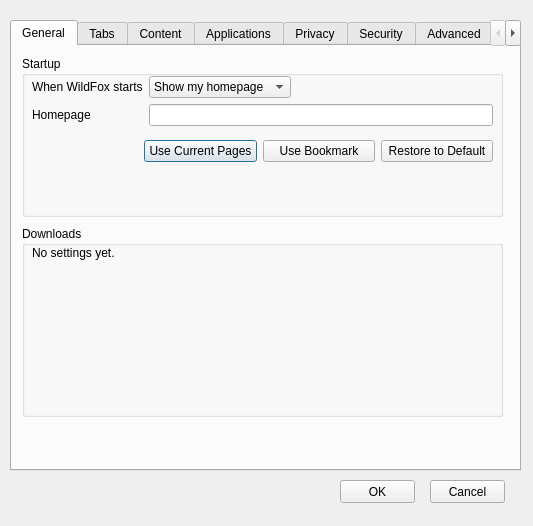
<?xml version="1.0" encoding="UTF-8"?>
<ui version="4.0">
 <class>OptionsDialog</class>
 <widget class="QDialog" name="OptionsDialog">
  <property name="windowModality">
   <enum>Qt::ApplicationModal</enum>
  </property>
  <property name="geometry">
   <rect>
    <x>0</x>
    <y>0</y>
    <width>533</width>
    <height>526</height>
   </rect>
  </property>
  <property name="minimumSize">
   <size>
    <width>533</width>
    <height>526</height>
   </size>
  </property>
  <property name="maximumSize">
   <size>
    <width>533</width>
    <height>526</height>
   </size>
  </property>
  <property name="windowTitle">
   <string>Options</string>
  </property>
  <property name="windowIcon">
   <iconset resource="images.qrc">
    <normaloff>:/wildfox/icon</normaloff>:/wildfox/icon</iconset>
  </property>
  <property name="sizeGripEnabled">
   <bool>false</bool>
  </property>
  <property name="modal">
   <bool>true</bool>
  </property>
  <widget class="QTabWidget" name="tabWidget">
   <property name="geometry">
    <rect>
     <x>10</x>
     <y>20</y>
     <width>511</width>
     <height>451</height>
    </rect>
   </property>
   <property name="currentIndex">
    <number>0</number>
   </property>
   <widget class="QWidget" name="tab">
    <attribute name="title">
     <string>General</string>
    </attribute>
    <widget class="QGroupBox" name="groupBox">
     <property name="geometry">
      <rect>
       <x>10</x>
       <y>10</y>
       <width>481</width>
       <height>161</height>
      </rect>
     </property>
     <property name="title">
      <string>Startup</string>
     </property>
     <widget class="QWidget" name="formLayoutWidget_2">
      <property name="geometry">
       <rect>
        <x>10</x>
        <y>20</y>
        <width>461</width>
        <height>61</height>
       </rect>
      </property>
      <layout class="QFormLayout" name="formLayout_2">
       <property name="fieldGrowthPolicy">
        <enum>QFormLayout::AllNonFixedFieldsGrow</enum>
       </property>
       <item row="0" column="0">
        <widget class="QLabel" name="label">
         <property name="text">
          <string>When WildFox starts</string>
         </property>
        </widget>
       </item>
       <item row="1" column="0">
        <widget class="QLabel" name="label_2">
         <property name="text">
          <string>Homepage</string>
         </property>
        </widget>
       </item>
       <item row="1" column="1">
        <widget class="QLineEdit" name="optEditHomepage"/>
       </item>
       <item row="0" column="1">
        <layout class="QHBoxLayout" name="horizontalLayout_3">
         <item>
          <widget class="QComboBox" name="optComboStartsDisplay">
           <item>
            <property name="text">
             <string>Show my homepage</string>
            </property>
           </item>
          </widget>
         </item>
         <item>
          <spacer name="horizontalSpacer">
           <property name="orientation">
            <enum>Qt::Horizontal</enum>
           </property>
           <property name="sizeHint" stdset="0">
            <size>
             <width>40</width>
             <height>20</height>
            </size>
           </property>
          </spacer>
         </item>
        </layout>
       </item>
      </layout>
     </widget>
     <widget class="QWidget" name="horizontalLayoutWidget">
      <property name="geometry">
       <rect>
        <x>10</x>
        <y>80</y>
        <width>461</width>
        <height>31</height>
       </rect>
      </property>
      <layout class="QHBoxLayout" name="horizontalLayout">
       <item>
        <spacer name="horizontalSpacer_2">
         <property name="orientation">
          <enum>Qt::Horizontal</enum>
         </property>
         <property name="sizeHint" stdset="0">
          <size>
           <width>40</width>
           <height>20</height>
          </size>
         </property>
        </spacer>
       </item>
       <item>
        <widget class="QPushButton" name="optButtonCurrentPages">
         <property name="sizePolicy">
          <sizepolicy hsizetype="Expanding" vsizetype="Fixed">
           <horstretch>0</horstretch>
           <verstretch>0</verstretch>
          </sizepolicy>
         </property>
         <property name="text">
          <string>Use Current Pages</string>
         </property>
        </widget>
       </item>
       <item>
        <widget class="QPushButton" name="optUseBookmark">
         <property name="sizePolicy">
          <sizepolicy hsizetype="Expanding" vsizetype="Fixed">
           <horstretch>0</horstretch>
           <verstretch>0</verstretch>
          </sizepolicy>
         </property>
         <property name="text">
          <string>Use Bookmark</string>
         </property>
        </widget>
       </item>
       <item>
        <widget class="QPushButton" name="optRestoreToDefault">
         <property name="sizePolicy">
          <sizepolicy hsizetype="Expanding" vsizetype="Fixed">
           <horstretch>0</horstretch>
           <verstretch>0</verstretch>
          </sizepolicy>
         </property>
         <property name="text">
          <string>Restore to Default</string>
         </property>
        </widget>
       </item>
      </layout>
     </widget>
    </widget>
    <widget class="QGroupBox" name="groupBox_2">
     <property name="geometry">
      <rect>
       <x>10</x>
       <y>180</y>
       <width>481</width>
       <height>191</height>
      </rect>
     </property>
     <property name="title">
      <string>Downloads</string>
     </property>
     <widget class="QWidget" name="formLayoutWidget">
      <property name="geometry">
       <rect>
        <x>10</x>
        <y>20</y>
        <width>461</width>
        <height>161</height>
       </rect>
      </property>
      <layout class="QFormLayout" name="formLayout">
       <item row="0" column="0">
        <widget class="QLabel" name="label_3">
         <property name="sizePolicy">
          <sizepolicy hsizetype="Expanding" vsizetype="Preferred">
           <horstretch>0</horstretch>
           <verstretch>0</verstretch>
          </sizepolicy>
         </property>
         <property name="text">
          <string>No settings yet.</string>
         </property>
        </widget>
       </item>
      </layout>
     </widget>
    </widget>
   </widget>
   <widget class="QWidget" name="tab_2">
    <attribute name="title">
     <string>Tabs</string>
    </attribute>
    <widget class="QWidget" name="formLayoutWidget_3">
     <property name="geometry">
      <rect>
       <x>10</x>
       <y>10</y>
       <width>481</width>
       <height>311</height>
      </rect>
     </property>
     <layout class="QFormLayout" name="formLayout_3">
      <item row="0" column="0">
       <widget class="QLabel" name="label_4">
        <property name="sizePolicy">
         <sizepolicy hsizetype="Expanding" vsizetype="Preferred">
          <horstretch>0</horstretch>
          <verstretch>0</verstretch>
         </sizepolicy>
        </property>
        <property name="text">
         <string>No settings yet.</string>
        </property>
       </widget>
      </item>
     </layout>
    </widget>
   </widget>
   <widget class="QWidget" name="tab_3">
    <attribute name="title">
     <string>Content</string>
    </attribute>
    <widget class="QGroupBox" name="groupBox_3">
     <property name="geometry">
      <rect>
       <x>10</x>
       <y>10</y>
       <width>481</width>
       <height>111</height>
      </rect>
     </property>
     <property name="title">
      <string/>
     </property>
     <widget class="QWidget" name="gridLayoutWidget">
      <property name="geometry">
       <rect>
        <x>10</x>
        <y>10</y>
        <width>461</width>
        <height>89</height>
       </rect>
      </property>
      <layout class="QGridLayout" name="gridLayout">
       <item row="1" column="0">
        <widget class="QCheckBox" name="optCheckloadimages">
         <property name="sizePolicy">
          <sizepolicy hsizetype="Expanding" vsizetype="Fixed">
           <horstretch>0</horstretch>
           <verstretch>0</verstretch>
          </sizepolicy>
         </property>
         <property name="text">
          <string>Load images automatically</string>
         </property>
        </widget>
       </item>
       <item row="2" column="0">
        <widget class="QCheckBox" name="optEnableJS">
         <property name="sizePolicy">
          <sizepolicy hsizetype="Expanding" vsizetype="Fixed">
           <horstretch>0</horstretch>
           <verstretch>0</verstretch>
          </sizepolicy>
         </property>
         <property name="text">
          <string>Enable JavaScript</string>
         </property>
        </widget>
       </item>
       <item row="2" column="1">
        <spacer name="horizontalSpacer_5">
         <property name="orientation">
          <enum>Qt::Horizontal</enum>
         </property>
         <property name="sizeHint" stdset="0">
          <size>
           <width>40</width>
           <height>20</height>
          </size>
         </property>
        </spacer>
       </item>
       <item row="1" column="1">
        <spacer name="horizontalSpacer_4">
         <property name="orientation">
          <enum>Qt::Horizontal</enum>
         </property>
         <property name="sizeHint" stdset="0">
          <size>
           <width>40</width>
           <height>20</height>
          </size>
         </property>
        </spacer>
       </item>
       <item row="0" column="0">
        <widget class="QCheckBox" name="optCheckpopup">
         <property name="sizePolicy">
          <sizepolicy hsizetype="Expanding" vsizetype="Fixed">
           <horstretch>0</horstretch>
           <verstretch>0</verstretch>
          </sizepolicy>
         </property>
         <property name="text">
          <string>Block pop-up windows</string>
         </property>
        </widget>
       </item>
       <item row="0" column="1">
        <spacer name="horizontalSpacer_3">
         <property name="orientation">
          <enum>Qt::Horizontal</enum>
         </property>
         <property name="sizeType">
          <enum>QSizePolicy::Expanding</enum>
         </property>
         <property name="sizeHint" stdset="0">
          <size>
           <width>40</width>
           <height>20</height>
          </size>
         </property>
        </spacer>
       </item>
       <item row="0" column="2">
        <widget class="QPushButton" name="optButtonpopup">
         <property name="sizePolicy">
          <sizepolicy hsizetype="Minimum" vsizetype="Fixed">
           <horstretch>0</horstretch>
           <verstretch>0</verstretch>
          </sizepolicy>
         </property>
         <property name="text">
          <string>Exceptions...</string>
         </property>
        </widget>
       </item>
       <item row="1" column="2">
        <widget class="QPushButton" name="optButtonloadimages">
         <property name="sizePolicy">
          <sizepolicy hsizetype="Minimum" vsizetype="Fixed">
           <horstretch>0</horstretch>
           <verstretch>0</verstretch>
          </sizepolicy>
         </property>
         <property name="text">
          <string>Exceptions...</string>
         </property>
        </widget>
       </item>
       <item row="2" column="2">
        <widget class="QPushButton" name="optButtonJS">
         <property name="sizePolicy">
          <sizepolicy hsizetype="Minimum" vsizetype="Fixed">
           <horstretch>0</horstretch>
           <verstretch>0</verstretch>
          </sizepolicy>
         </property>
         <property name="text">
          <string>Advanced...</string>
         </property>
        </widget>
       </item>
      </layout>
     </widget>
    </widget>
    <widget class="QGroupBox" name="groupBox_4">
     <property name="geometry">
      <rect>
       <x>10</x>
       <y>130</y>
       <width>481</width>
       <height>91</height>
      </rect>
     </property>
     <property name="title">
      <string>Fonts and Colors</string>
     </property>
     <widget class="QWidget" name="gridLayoutWidget_2">
      <property name="geometry">
       <rect>
        <x>10</x>
        <y>20</y>
        <width>461</width>
        <height>61</height>
       </rect>
      </property>
      <layout class="QGridLayout" name="gridLayout_3">
       <item row="0" column="0">
        <widget class="QLabel" name="label_5">
         <property name="sizePolicy">
          <sizepolicy hsizetype="Minimum" vsizetype="Preferred">
           <horstretch>0</horstretch>
           <verstretch>0</verstretch>
          </sizepolicy>
         </property>
         <property name="text">
          <string>Default font</string>
         </property>
        </widget>
       </item>
       <item row="0" column="3">
        <widget class="QComboBox" name="optComboFontSize">
         <property name="sizePolicy">
          <sizepolicy hsizetype="Minimum" vsizetype="Fixed">
           <horstretch>0</horstretch>
           <verstretch>0</verstretch>
          </sizepolicy>
         </property>
        </widget>
       </item>
       <item row="0" column="4">
        <widget class="QPushButton" name="optButtonFontAdvanced">
         <property name="sizePolicy">
          <sizepolicy hsizetype="Minimum" vsizetype="Fixed">
           <horstretch>0</horstretch>
           <verstretch>0</verstretch>
          </sizepolicy>
         </property>
         <property name="text">
          <string>Advanced...</string>
         </property>
        </widget>
       </item>
       <item row="0" column="1">
        <widget class="QComboBox" name="optComboDefaultFont">
         <property name="sizePolicy">
          <sizepolicy hsizetype="Expanding" vsizetype="Fixed">
           <horstretch>0</horstretch>
           <verstretch>0</verstretch>
          </sizepolicy>
         </property>
        </widget>
       </item>
       <item row="0" column="2">
        <widget class="QLabel" name="label_6">
         <property name="sizePolicy">
          <sizepolicy hsizetype="Minimum" vsizetype="Preferred">
           <horstretch>0</horstretch>
           <verstretch>0</verstretch>
          </sizepolicy>
         </property>
         <property name="text">
          <string>Size</string>
         </property>
        </widget>
       </item>
       <item row="1" column="4">
        <widget class="QPushButton" name="optButtonFontColors">
         <property name="sizePolicy">
          <sizepolicy hsizetype="Minimum" vsizetype="Fixed">
           <horstretch>0</horstretch>
           <verstretch>0</verstretch>
          </sizepolicy>
         </property>
         <property name="text">
          <string>Colors...</string>
         </property>
        </widget>
       </item>
      </layout>
     </widget>
    </widget>
    <widget class="QGroupBox" name="groupBox_5">
     <property name="geometry">
      <rect>
       <x>10</x>
       <y>230</y>
       <width>481</width>
       <height>91</height>
      </rect>
     </property>
     <property name="title">
      <string>Languages</string>
     </property>
     <widget class="QWidget" name="gridLayoutWidget_3">
      <property name="geometry">
       <rect>
        <x>10</x>
        <y>20</y>
        <width>461</width>
        <height>31</height>
       </rect>
      </property>
      <layout class="QGridLayout" name="gridLayout_4">
       <item row="0" column="2">
        <widget class="QPushButton" name="optButtonLanguages">
         <property name="sizePolicy">
          <sizepolicy hsizetype="Minimum" vsizetype="Fixed">
           <horstretch>0</horstretch>
           <verstretch>0</verstretch>
          </sizepolicy>
         </property>
         <property name="text">
          <string>Choose...</string>
         </property>
        </widget>
       </item>
       <item row="0" column="1">
        <spacer name="horizontalSpacer_6">
         <property name="orientation">
          <enum>Qt::Horizontal</enum>
         </property>
         <property name="sizeHint" stdset="0">
          <size>
           <width>40</width>
           <height>20</height>
          </size>
         </property>
        </spacer>
       </item>
       <item row="0" column="0">
        <widget class="QLabel" name="label_7">
         <property name="sizePolicy">
          <sizepolicy hsizetype="Expanding" vsizetype="Preferred">
           <horstretch>0</horstretch>
           <verstretch>0</verstretch>
          </sizepolicy>
         </property>
         <property name="text">
          <string>Choose your preferred language for displaying pages</string>
         </property>
        </widget>
       </item>
      </layout>
     </widget>
    </widget>
    <zorder>groupBox_3</zorder>
    <zorder>groupBox_4</zorder>
    <zorder>groupBox_5</zorder>
    <zorder>label_5</zorder>
   </widget>
   <widget class="QWidget" name="tab_4">
    <attribute name="title">
     <string>Applications</string>
    </attribute>
    <widget class="QWidget" name="formLayoutWidget_4">
     <property name="geometry">
      <rect>
       <x>10</x>
       <y>10</y>
       <width>351</width>
       <height>251</height>
      </rect>
     </property>
     <layout class="QFormLayout" name="formLayout_4">
      <item row="0" column="0">
       <widget class="QLabel" name="label_8">
        <property name="sizePolicy">
         <sizepolicy hsizetype="Expanding" vsizetype="Preferred">
          <horstretch>0</horstretch>
          <verstretch>0</verstretch>
         </sizepolicy>
        </property>
        <property name="text">
         <string>No settings yet.</string>
        </property>
       </widget>
      </item>
     </layout>
    </widget>
   </widget>
   <widget class="QWidget" name="tab_5">
    <attribute name="title">
     <string>Privacy</string>
    </attribute>
    <widget class="QGroupBox" name="groupBox_6">
     <property name="geometry">
      <rect>
       <x>10</x>
       <y>10</y>
       <width>481</width>
       <height>81</height>
      </rect>
     </property>
     <property name="title">
      <string>Cookies</string>
     </property>
     <widget class="QWidget" name="gridLayoutWidget_4">
      <property name="geometry">
       <rect>
        <x>10</x>
        <y>20</y>
        <width>461</width>
        <height>53</height>
       </rect>
      </property>
      <layout class="QGridLayout" name="gridLayout_5">
       <item row="0" column="1">
        <spacer name="horizontalSpacer_7">
         <property name="orientation">
          <enum>Qt::Horizontal</enum>
         </property>
         <property name="sizeHint" stdset="0">
          <size>
           <width>40</width>
           <height>20</height>
          </size>
         </property>
        </spacer>
       </item>
       <item row="1" column="1">
        <spacer name="horizontalSpacer_8">
         <property name="orientation">
          <enum>Qt::Horizontal</enum>
         </property>
         <property name="sizeHint" stdset="0">
          <size>
           <width>40</width>
           <height>20</height>
          </size>
         </property>
        </spacer>
       </item>
       <item row="1" column="0">
        <widget class="QCheckBox" name="optCheckDisable3rdCookies">
         <property name="sizePolicy">
          <sizepolicy hsizetype="Expanding" vsizetype="Fixed">
           <horstretch>0</horstretch>
           <verstretch>0</verstretch>
          </sizepolicy>
         </property>
         <property name="text">
          <string>Disable 3rd-party cookies</string>
         </property>
        </widget>
       </item>
       <item row="0" column="0">
        <widget class="QCheckBox" name="optCheckEnableCookies">
         <property name="sizePolicy">
          <sizepolicy hsizetype="Expanding" vsizetype="Fixed">
           <horstretch>0</horstretch>
           <verstretch>0</verstretch>
          </sizepolicy>
         </property>
         <property name="text">
          <string>Enable cookies</string>
         </property>
        </widget>
       </item>
       <item row="0" column="2">
        <widget class="QPushButton" name="optButtonManageCookies">
         <property name="text">
          <string>Manage...</string>
         </property>
        </widget>
       </item>
      </layout>
     </widget>
    </widget>
   </widget>
   <widget class="QWidget" name="tab_6">
    <attribute name="title">
     <string>Security</string>
    </attribute>
    <widget class="QWidget" name="formLayoutWidget_5">
     <property name="geometry">
      <rect>
       <x>10</x>
       <y>10</y>
       <width>431</width>
       <height>261</height>
      </rect>
     </property>
     <layout class="QFormLayout" name="formLayout_5">
      <item row="0" column="0">
       <widget class="QLabel" name="label_10">
        <property name="sizePolicy">
         <sizepolicy hsizetype="Expanding" vsizetype="Preferred">
          <horstretch>0</horstretch>
          <verstretch>0</verstretch>
         </sizepolicy>
        </property>
        <property name="text">
         <string>No settings yet.</string>
        </property>
       </widget>
      </item>
     </layout>
    </widget>
   </widget>
   <widget class="QWidget" name="tab_7">
    <attribute name="title">
     <string>Advanced</string>
    </attribute>
    <widget class="QWidget" name="formLayoutWidget_6">
     <property name="geometry">
      <rect>
       <x>10</x>
       <y>10</y>
       <width>361</width>
       <height>291</height>
      </rect>
     </property>
     <layout class="QFormLayout" name="formLayout_6">
      <item row="0" column="0">
       <widget class="QLabel" name="label_11">
        <property name="sizePolicy">
         <sizepolicy hsizetype="Expanding" vsizetype="Preferred">
          <horstretch>0</horstretch>
          <verstretch>0</verstretch>
         </sizepolicy>
        </property>
        <property name="text">
         <string>No settings yet.</string>
        </property>
       </widget>
      </item>
     </layout>
    </widget>
   </widget>
   <widget class="QWidget" name="tab_8">
    <attribute name="title">
     <string>Sync</string>
    </attribute>
    <widget class="QWidget" name="formLayoutWidget_7">
     <property name="geometry">
      <rect>
       <x>10</x>
       <y>10</y>
       <width>441</width>
       <height>331</height>
      </rect>
     </property>
     <layout class="QFormLayout" name="formLayout_7">
      <item row="0" column="0">
       <widget class="QLabel" name="label_12">
        <property name="sizePolicy">
         <sizepolicy hsizetype="Expanding" vsizetype="Preferred">
          <horstretch>0</horstretch>
          <verstretch>0</verstretch>
         </sizepolicy>
        </property>
        <property name="text">
         <string>No settings yet.</string>
        </property>
       </widget>
      </item>
     </layout>
    </widget>
   </widget>
  </widget>
  <widget class="QPushButton" name="optOkButton">
   <property name="geometry">
    <rect>
     <x>340</x>
     <y>480</y>
     <width>75</width>
     <height>23</height>
    </rect>
   </property>
   <property name="text">
    <string>OK</string>
   </property>
  </widget>
  <widget class="QPushButton" name="optCancelButton">
   <property name="geometry">
    <rect>
     <x>430</x>
     <y>480</y>
     <width>75</width>
     <height>23</height>
    </rect>
   </property>
   <property name="text">
    <string>Cancel</string>
   </property>
  </widget>
 </widget>
 <tabstops>
  <tabstop>tabWidget</tabstop>
  <tabstop>optEditHomepage</tabstop>
  <tabstop>optButtonCurrentPages</tabstop>
  <tabstop>optUseBookmark</tabstop>
  <tabstop>optRestoreToDefault</tabstop>
  <tabstop>optOkButton</tabstop>
  <tabstop>optCancelButton</tabstop>
  <tabstop>optCheckpopup</tabstop>
  <tabstop>optButtonpopup</tabstop>
  <tabstop>optCheckloadimages</tabstop>
  <tabstop>optButtonloadimages</tabstop>
  <tabstop>optEnableJS</tabstop>
  <tabstop>optButtonJS</tabstop>
  <tabstop>optComboDefaultFont</tabstop>
  <tabstop>optComboFontSize</tabstop>
  <tabstop>optButtonFontAdvanced</tabstop>
  <tabstop>optButtonFontColors</tabstop>
  <tabstop>optButtonLanguages</tabstop>
  <tabstop>optButtonManageCookies</tabstop>
  <tabstop>optCheckDisable3rdCookies</tabstop>
  <tabstop>optCheckEnableCookies</tabstop>
 </tabstops>
 <resources>
  <include location="images.qrc"/>
 </resources>
 <connections/>
</ui>
